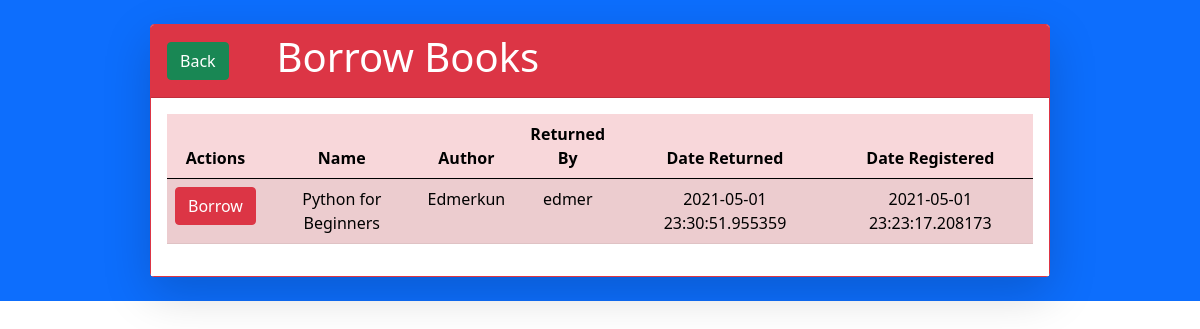
The page /borrow (signed in) on the database as committed earlier.
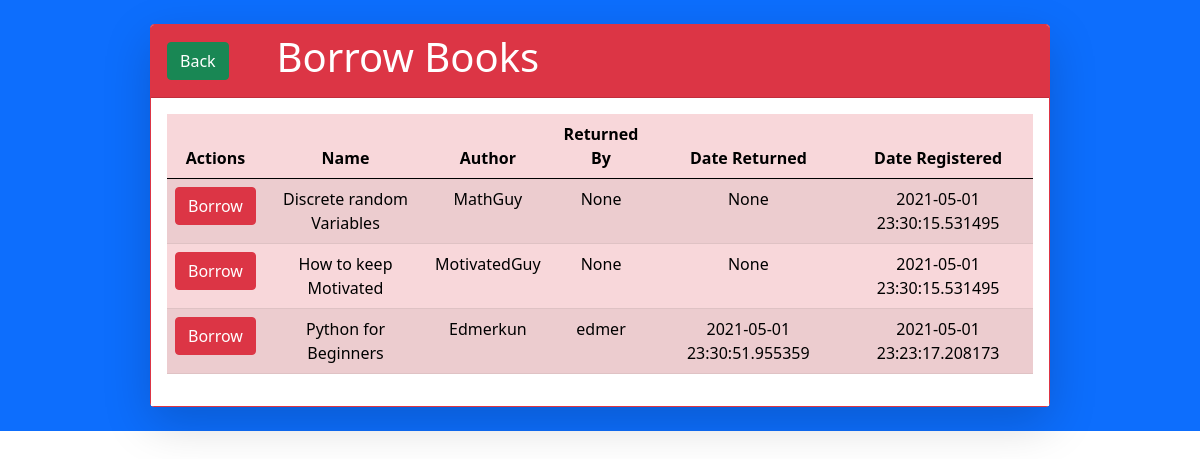
The same page on the database as committed later.
### app.py (models this page shows)
class Books(db.Model):
    id = db.Column(db.Integer,primary_key = True)
    bookName = db.Column(db.String(100), nullable = False)
    author = db.Column(db.String(50), nullable = False)
    isBorrowed = db.Column(db.Boolean, nullable = False, default=False)
    borrowedBy = db.Column(db.String(30), nullable = True)
    dateBorrowed = db.Column(db.DateTime, nullable = True)
    dateReturned = db.Column(db.DateTime,nullable=True)
    dateRegistered = db.Column(db.DateTime, nullable = False, default = datetime.now())

### app.py (the view, shortened to what this page needs)
@app.route('/borrow',methods=['POST','GET'])
@login_required
def borrowBooks():
    if request.method == "GET":
        contents = Books.query.filter_by(isBorrowed=False).order_by(Books.bookName).all()
        return render_template('borrow.html',contents=contents)

### app.py (called while the page is built)
@login_manager.user_loader
def load_user(user_id):
    return Users.query.get(int(user_id))

### templates/borrow.html (shortened to what this page needs)
{% extends 'base.html' %}
{% block content %}
    <main class="d-flex flex-column bg-primary">
        <div class="card shadow-lg border-danger d-flex w-75 mx-auto my-4">
            <div class="d-flex align-items-center bg-danger card-header text-center">
                <div class="btn btn-success ms-0">
                    <a class="text-white text-decoration-none" href="{{url_for('indexPage')}}">Back</a>
                </div>
                <h1 class=" ms-5 text-white">Borrow Books</h1>
            </div>
            <div class="bg-white card-body text-center ">
                <table class="table table-danger table-striped">
                    <thead>
                        <tr>
                            <th scope="col">
                                Actions
                            </th>
                            <th scope="col">
                                Name
                            </th>
                            <th scope="col">
                                Author
                            </th>
                            <th scope="col">
                               Returned By
                            </th>
                            <th scope="col">
                                Date Returned
                            </th>
                            <th scope="col">
                                Date Registered
                            </th>
                        </tr>
                    </thead>
                    <tbody>
                        {% for content in contents %}
                            <tr>
                                <td>
                                    <form method="post" action="{{url_for('borrowBooks')}}">
                                        <button type="submit" value="{{content.bookName}}" name="borrow_btn" class="btn btn-danger">Borrow</button>
                                    </form>
                                </td>
                                <td>
                                    {{content.bookName}}
                                </td>
                                <td>
                                    {{content.author}}
                                </td>
                                <td>
                                    {{content.borrowedBy}}
                                </td>
                                <td>
                                    {{content.dateReturned}}
                                </td>
                                <td>
                                    {{content.dateRegistered}}
                                </td>
                            </tr>
                        {% endfor %}
                    </tbody>
                </table>
            </div>
        </div>
    </main>
{% endblock content %}

### templates/base.html (shortened to what this page needs)
<!DOCTYPE html>
<html lang="en">
<head>
    <link rel="stylesheet" href="{{url_for('static',filename='main.css')}}">
    <link href="https://cdn.jsdelivr.net/npm/bootstrap@5.0.0-beta3/dist/css/bootstrap.min.css" rel="stylesheet">
</head>
<body class="d-flex flex-column align-content-center">
    {% block content %}
    {% endblock content %}
</body>
</html>

Rows that differ between the two databases and show on the page:
added Books: bookName "Discrete random Variables", author "MathGuy", borrowedBy "None", dateReturned "None", dateRegistered "2021-05-01 23:30:15.531495"
added Books: bookName "How to keep Motivated", author "MotivatedGuy", borrowedBy "None", dateReturned "None", dateRegistered "2021-05-01 23:30:15.531495"
